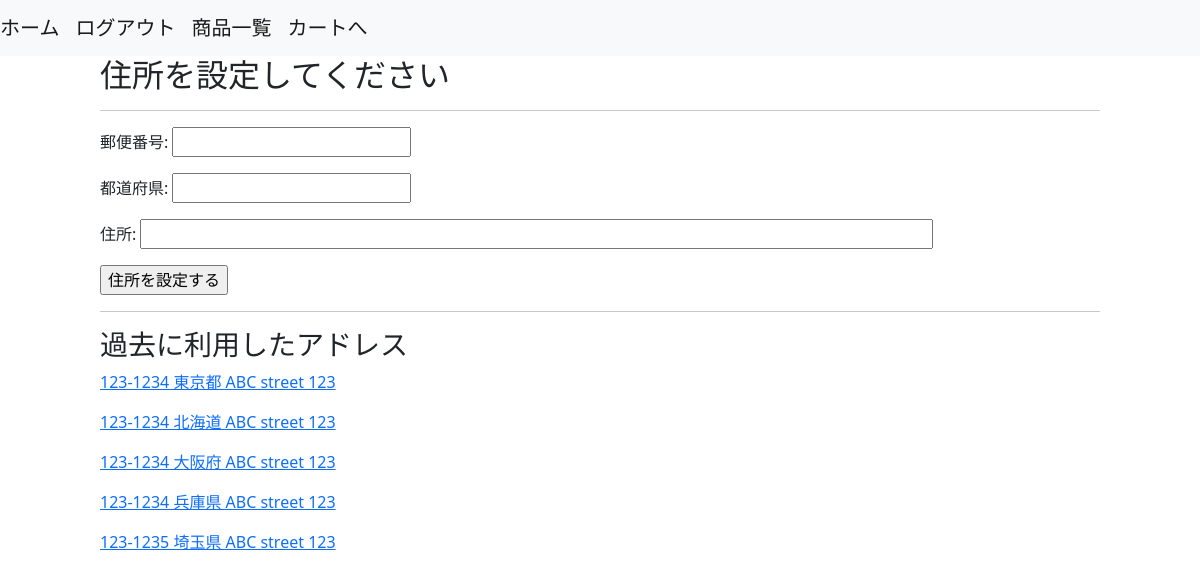
/stores/input_address/ (signed in), run on the app's committed database.
### stores/models.py (models this page shows)
class Addresses(models.Model):
  zip_code = models.CharField(max_length=8)
  prefecture = models.CharField(max_length=10)
  address = models.CharField(max_length=200)
  user = models.ForeignKey(
    Users,
    on_delete=models.CASCADE
  )
  class Meta:
    db_table = 'addresses'
    unique_together = [['zip_code', 'prefecture', 'address', 'user']]
  def __str__(self):
    return f'{self.zip_code} {self.prefecture} {self.address}'

### stores/views.py (the view, shortened to what this page needs)
# urls.py: path('input_address/', InputAddressView.as_view(), name='input_address'),
class InputAddressView(LoginRequiredMixin, CreateView):
  template_name = os.path.join('stores', 'input_address.html')
  form_class = AddressInputForm
  success_url = reverse_lazy('stores:confirm_order')
  def get(self, request, pk=None):
    cart = get_object_or_404(Carts, user_id=request.user.id)
    if not cart.cartitems_set.all():
      raise Http404('商品が入っていません')
    return super().get(request, pk)
  def get_context_data(self, **kwargs):
    context = super().get_context_data(**kwargs)
    address = cache.get(f'address_user_{self.request.user.id}')
    pk = self.kwargs.get('pk')
    address = get_object_or_404(Addresses, user_id=self.request.user.id, pk=pk) if pk else address
    if address:
      context['form'].fields['zip_code'].initial = address.zip_code
      context['form'].fields['prefecture'].initial = address.prefecture
      context['form'].fields['address'].initial = address.address
    context['addresses'] = Addresses.objects.filter(user=self.request.user).all()
    return context

### stores/forms.py (shortened to what this page needs)
class AddressInputForm(forms.ModelForm):
  address = forms.CharField(label="住所", widget=forms.TextInput(attrs={'size': '80'}))
  class Meta:
    model = Addresses
    fields = ['zip_code', 'prefecture', 'address']
    labels = {
      'zip_code': '郵便番号',
      'prefecture': '都道府県',
    }

### templates/stores/input_address.html (shortened to what this page needs)
{% extends 'base.html' %}
{% block content %}
<div class="col-10 offset-1">
  <h2>住所を設定してください</h2>
  <hr>
  <form method="POST">
    {{ form.as_p }}
    <input type="submit" value="住所を設定する">
  </form>
  <hr>
  <h3>過去に利用したアドレス</h3>
  {% for address in addresses %}
    <p><a href="{% url 'stores:input_address' pk=address.id%}">{{ address }}</a></p>
  {% endfor %}
</div>
{% endblock %}

### data on the page
Addresses: zip_code+prefecture+address "123-1234 東京都 ABC street 123"
Addresses: zip_code+prefecture+address "123-1234 北海道 ABC street 123"
Addresses: zip_code+prefecture+address "123-1234 大阪府 ABC street 123"
Addresses: zip_code+prefecture+address "123-1234 兵庫県 ABC street 123"
Addresses: zip_code+prefecture+address "123-1235 埼玉県 ABC street 123"
